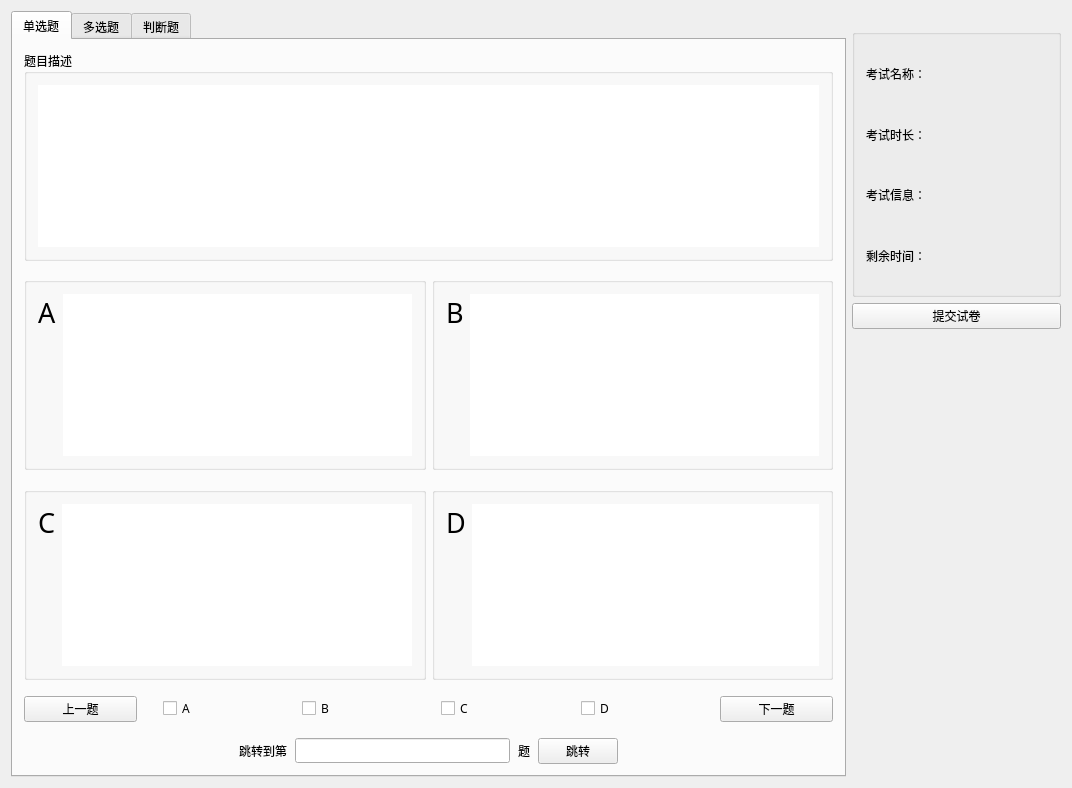
<?xml version="1.0" encoding="UTF-8"?>
<ui version="4.0">
 <class>StudentExam</class>
 <widget class="QWidget" name="StudentExam">
  <property name="geometry">
   <rect>
    <x>0</x>
    <y>0</y>
    <width>1072</width>
    <height>788</height>
   </rect>
  </property>
  <property name="windowTitle">
   <string>StudentExam</string>
  </property>
  <layout class="QHBoxLayout" name="horizontalLayout_4" stretch="8,2">
   <item>
    <widget class="QTabWidget" name="tabWindow">
     <property name="font">
      <font>
       <family>微软雅黑 Light</family>
      </font>
     </property>
     <property name="currentIndex">
      <number>0</number>
     </property>
     <widget class="QWidget" name="choice">
      <attribute name="title">
       <string>单选题</string>
      </attribute>
      <layout class="QVBoxLayout" name="verticalLayout">
       <item>
        <widget class="QGroupBox" name="groupBox">
         <property name="title">
          <string>题目描述</string>
         </property>
         <layout class="QVBoxLayout" name="verticalLayout_5">
          <item>
           <widget class="QTextBrowser" name="choiceQuestion">
            <property name="enabled">
             <bool>true</bool>
            </property>
            <property name="font">
             <font>
              <family>Times New Roman</family>
              <pointsize>10</pointsize>
             </font>
            </property>
            <property name="autoFillBackground">
             <bool>false</bool>
            </property>
            <property name="styleSheet">
             <string notr="true">border:0px;</string>
            </property>
            <property name="lineWidth">
             <number>1</number>
            </property>
            <property name="html">
             <string>&lt;!DOCTYPE HTML PUBLIC &quot;-//W3C//DTD HTML 4.0//EN&quot; &quot;http://www.w3.org/TR/REC-html40/strict.dtd&quot;&gt;
&lt;html&gt;&lt;head&gt;&lt;meta name=&quot;qrichtext&quot; content=&quot;1&quot; /&gt;&lt;style type=&quot;text/css&quot;&gt;
p, li { white-space: pre-wrap; }
&lt;/style&gt;&lt;/head&gt;&lt;body style=&quot; font-family:'Times New Roman'; font-size:10pt; font-weight:400; font-style:normal;&quot;&gt;
&lt;p style=&quot;-qt-paragraph-type:empty; margin-top:0px; margin-bottom:0px; margin-left:0px; margin-right:0px; -qt-block-indent:0; text-indent:0px; font-family:'微软雅黑 Light'; font-size:9pt;&quot;&gt;&lt;br /&gt;&lt;/p&gt;&lt;/body&gt;&lt;/html&gt;</string>
            </property>
           </widget>
          </item>
         </layout>
        </widget>
       </item>
       <item>
        <spacer name="verticalSpacer">
         <property name="orientation">
          <enum>Qt::Vertical</enum>
         </property>
         <property name="sizeHint" stdset="0">
          <size>
           <width>20</width>
           <height>40</height>
          </size>
         </property>
        </spacer>
       </item>
       <item>
        <layout class="QHBoxLayout" name="horizontalLayout_10">
         <item>
          <layout class="QHBoxLayout" name="horizontalLayout_5">
           <item>
            <widget class="QGroupBox" name="groupBox_2">
             <property name="title">
              <string/>
             </property>
             <layout class="QHBoxLayout" name="horizontalLayout_24">
              <item>
               <widget class="QLabel" name="label_3">
                <property name="font">
                 <font>
                  <family>等线</family>
                  <pointsize>20</pointsize>
                 </font>
                </property>
                <property name="text">
                 <string>A</string>
                </property>
                <property name="alignment">
                 <set>Qt::AlignLeading|Qt::AlignLeft|Qt::AlignTop</set>
                </property>
               </widget>
              </item>
              <item>
               <widget class="QTextBrowser" name="choiceA">
                <property name="enabled">
                 <bool>true</bool>
                </property>
                <property name="font">
                 <font>
                  <family>Times New Roman</family>
                  <pointsize>10</pointsize>
                 </font>
                </property>
                <property name="styleSheet">
                 <string notr="true">border:0px;</string>
                </property>
                <property name="lineWidth">
                 <number>1</number>
                </property>
               </widget>
              </item>
             </layout>
            </widget>
           </item>
          </layout>
         </item>
         <item>
          <layout class="QHBoxLayout" name="horizontalLayout_6">
           <item>
            <widget class="QGroupBox" name="groupBox_3">
             <property name="title">
              <string/>
             </property>
             <layout class="QHBoxLayout" name="horizontalLayout_25">
              <item>
               <widget class="QLabel" name="label_4">
                <property name="font">
                 <font>
                  <family>等线</family>
                  <pointsize>20</pointsize>
                 </font>
                </property>
                <property name="text">
                 <string>B</string>
                </property>
                <property name="alignment">
                 <set>Qt::AlignLeading|Qt::AlignLeft|Qt::AlignTop</set>
                </property>
               </widget>
              </item>
              <item>
               <widget class="QTextBrowser" name="choiceB">
                <property name="enabled">
                 <bool>true</bool>
                </property>
                <property name="font">
                 <font>
                  <family>Times New Roman</family>
                  <pointsize>10</pointsize>
                 </font>
                </property>
                <property name="styleSheet">
                 <string notr="true">border:0px;</string>
                </property>
                <property name="lineWidth">
                 <number>1</number>
                </property>
               </widget>
              </item>
             </layout>
            </widget>
           </item>
          </layout>
         </item>
        </layout>
       </item>
       <item>
        <spacer name="verticalSpacer_4">
         <property name="orientation">
          <enum>Qt::Vertical</enum>
         </property>
         <property name="sizeHint" stdset="0">
          <size>
           <width>20</width>
           <height>40</height>
          </size>
         </property>
        </spacer>
       </item>
       <item>
        <layout class="QHBoxLayout" name="horizontalLayout_9">
         <item>
          <layout class="QHBoxLayout" name="horizontalLayout_7">
           <item>
            <widget class="QGroupBox" name="groupBox_4">
             <property name="title">
              <string/>
             </property>
             <layout class="QHBoxLayout" name="horizontalLayout_26">
              <item>
               <widget class="QLabel" name="label_5">
                <property name="font">
                 <font>
                  <family>等线</family>
                  <pointsize>20</pointsize>
                 </font>
                </property>
                <property name="text">
                 <string>C</string>
                </property>
                <property name="alignment">
                 <set>Qt::AlignLeading|Qt::AlignLeft|Qt::AlignTop</set>
                </property>
               </widget>
              </item>
              <item>
               <widget class="QTextBrowser" name="choiceC">
                <property name="enabled">
                 <bool>true</bool>
                </property>
                <property name="font">
                 <font>
                  <family>Times New Roman</family>
                  <pointsize>10</pointsize>
                 </font>
                </property>
                <property name="styleSheet">
                 <string notr="true">border:0px;</string>
                </property>
                <property name="lineWidth">
                 <number>1</number>
                </property>
               </widget>
              </item>
             </layout>
            </widget>
           </item>
          </layout>
         </item>
         <item>
          <layout class="QHBoxLayout" name="horizontalLayout_8">
           <item>
            <widget class="QGroupBox" name="groupBox_5">
             <property name="title">
              <string/>
             </property>
             <layout class="QHBoxLayout" name="horizontalLayout_27">
              <item>
               <widget class="QLabel" name="label_11">
                <property name="font">
                 <font>
                  <family>等线</family>
                  <pointsize>20</pointsize>
                 </font>
                </property>
                <property name="text">
                 <string>D</string>
                </property>
                <property name="alignment">
                 <set>Qt::AlignLeading|Qt::AlignLeft|Qt::AlignTop</set>
                </property>
               </widget>
              </item>
              <item>
               <widget class="QTextBrowser" name="choiceD">
                <property name="enabled">
                 <bool>true</bool>
                </property>
                <property name="font">
                 <font>
                  <family>Times New Roman</family>
                  <pointsize>10</pointsize>
                 </font>
                </property>
                <property name="styleSheet">
                 <string notr="true">border:0px;</string>
                </property>
                <property name="lineWidth">
                 <number>1</number>
                </property>
               </widget>
              </item>
             </layout>
            </widget>
           </item>
          </layout>
         </item>
        </layout>
       </item>
       <item>
        <spacer name="verticalSpacer_2">
         <property name="orientation">
          <enum>Qt::Vertical</enum>
         </property>
         <property name="sizeHint" stdset="0">
          <size>
           <width>20</width>
           <height>40</height>
          </size>
         </property>
        </spacer>
       </item>
       <item>
        <layout class="QHBoxLayout" name="horizontalLayout_23">
         <property name="spacing">
          <number>26</number>
         </property>
         <item>
          <widget class="QPushButton" name="choicePrevious">
           <property name="text">
            <string>上一题</string>
           </property>
           <attribute name="buttonGroup">
            <string notr="true">choiceGroup</string>
           </attribute>
          </widget>
         </item>
         <item>
          <widget class="QCheckBox" name="selectA">
           <property name="text">
            <string>A</string>
           </property>
           <property name="checkable">
            <bool>true</bool>
           </property>
           <property name="autoExclusive">
            <bool>true</bool>
           </property>
          </widget>
         </item>
         <item>
          <widget class="QCheckBox" name="selectB">
           <property name="text">
            <string>B</string>
           </property>
           <property name="checkable">
            <bool>true</bool>
           </property>
           <property name="autoExclusive">
            <bool>true</bool>
           </property>
          </widget>
         </item>
         <item>
          <widget class="QCheckBox" name="selectC">
           <property name="text">
            <string>C</string>
           </property>
           <property name="checkable">
            <bool>true</bool>
           </property>
           <property name="autoExclusive">
            <bool>true</bool>
           </property>
          </widget>
         </item>
         <item>
          <widget class="QCheckBox" name="selectD">
           <property name="text">
            <string>D</string>
           </property>
           <property name="checkable">
            <bool>true</bool>
           </property>
           <property name="autoExclusive">
            <bool>true</bool>
           </property>
          </widget>
         </item>
         <item>
          <widget class="QPushButton" name="choiceNext">
           <property name="text">
            <string>下一题</string>
           </property>
           <attribute name="buttonGroup">
            <string notr="true">choiceGroup</string>
           </attribute>
          </widget>
         </item>
        </layout>
       </item>
       <item>
        <spacer name="verticalSpacer_3">
         <property name="orientation">
          <enum>Qt::Vertical</enum>
         </property>
         <property name="sizeHint" stdset="0">
          <size>
           <width>20</width>
           <height>40</height>
          </size>
         </property>
        </spacer>
       </item>
       <item>
        <layout class="QHBoxLayout" name="horizontalLayout">
         <property name="spacing">
          <number>8</number>
         </property>
         <item>
          <spacer name="horizontalSpacer_2">
           <property name="orientation">
            <enum>Qt::Horizontal</enum>
           </property>
           <property name="sizeHint" stdset="0">
            <size>
             <width>40</width>
             <height>20</height>
            </size>
           </property>
          </spacer>
         </item>
         <item>
          <widget class="QLabel" name="label_6">
           <property name="text">
            <string>跳转到第</string>
           </property>
          </widget>
         </item>
         <item>
          <widget class="QLineEdit" name="choiceNum"/>
         </item>
         <item>
          <widget class="QLabel" name="label_7">
           <property name="text">
            <string>题</string>
           </property>
          </widget>
         </item>
         <item>
          <widget class="QPushButton" name="goBtn">
           <property name="sizePolicy">
            <sizepolicy hsizetype="Preferred" vsizetype="Fixed">
             <horstretch>0</horstretch>
             <verstretch>0</verstretch>
            </sizepolicy>
           </property>
           <property name="text">
            <string>跳转</string>
           </property>
          </widget>
         </item>
         <item>
          <spacer name="horizontalSpacer">
           <property name="orientation">
            <enum>Qt::Horizontal</enum>
           </property>
           <property name="sizeHint" stdset="0">
            <size>
             <width>40</width>
             <height>20</height>
            </size>
           </property>
          </spacer>
         </item>
        </layout>
       </item>
      </layout>
     </widget>
     <widget class="QWidget" name="multichoice">
      <attribute name="title">
       <string>多选题</string>
      </attribute>
      <layout class="QVBoxLayout" name="verticalLayout_2">
       <item>
        <widget class="QGroupBox" name="groupBox_7">
         <property name="title">
          <string>题目描述</string>
         </property>
         <layout class="QVBoxLayout" name="verticalLayout_11">
          <item>
           <widget class="QTextBrowser" name="multichoiceQuestion">
            <property name="enabled">
             <bool>true</bool>
            </property>
            <property name="font">
             <font>
              <family>Times New Roman</family>
              <pointsize>10</pointsize>
             </font>
            </property>
            <property name="styleSheet">
             <string notr="true">border:0px;</string>
            </property>
            <property name="lineWidth">
             <number>1</number>
            </property>
           </widget>
          </item>
         </layout>
        </widget>
       </item>
       <item>
        <spacer name="verticalSpacer_5">
         <property name="orientation">
          <enum>Qt::Vertical</enum>
         </property>
         <property name="sizeHint" stdset="0">
          <size>
           <width>20</width>
           <height>40</height>
          </size>
         </property>
        </spacer>
       </item>
       <item>
        <layout class="QHBoxLayout" name="horizontalLayout_12">
         <item>
          <widget class="QGroupBox" name="groupBox_8">
           <property name="title">
            <string/>
           </property>
           <layout class="QHBoxLayout" name="horizontalLayout_17">
            <item>
             <widget class="QLabel" name="label_2">
              <property name="font">
               <font>
                <family>等线</family>
                <pointsize>20</pointsize>
               </font>
              </property>
              <property name="text">
               <string>A</string>
              </property>
              <property name="alignment">
               <set>Qt::AlignLeading|Qt::AlignLeft|Qt::AlignTop</set>
              </property>
             </widget>
            </item>
            <item>
             <widget class="QTextBrowser" name="multichoiceA">
              <property name="enabled">
               <bool>true</bool>
              </property>
              <property name="font">
               <font>
                <family>Times New Roman</family>
                <pointsize>10</pointsize>
               </font>
              </property>
              <property name="styleSheet">
               <string notr="true">border:0px;</string>
              </property>
              <property name="lineWidth">
               <number>1</number>
              </property>
             </widget>
            </item>
           </layout>
          </widget>
         </item>
         <item>
          <widget class="QGroupBox" name="groupBox_9">
           <property name="title">
            <string/>
           </property>
           <layout class="QHBoxLayout" name="horizontalLayout_18">
            <item>
             <widget class="QLabel" name="label_17">
              <property name="font">
               <font>
                <family>等线</family>
                <pointsize>20</pointsize>
               </font>
              </property>
              <property name="text">
               <string>B</string>
              </property>
              <property name="alignment">
               <set>Qt::AlignLeading|Qt::AlignLeft|Qt::AlignTop</set>
              </property>
             </widget>
            </item>
            <item>
             <widget class="QTextBrowser" name="multichoiceB">
              <property name="enabled">
               <bool>true</bool>
              </property>
              <property name="font">
               <font>
                <family>Times New Roman</family>
                <pointsize>10</pointsize>
               </font>
              </property>
              <property name="styleSheet">
               <string notr="true">border:0px;</string>
              </property>
              <property name="lineWidth">
               <number>1</number>
              </property>
             </widget>
            </item>
           </layout>
          </widget>
         </item>
        </layout>
       </item>
       <item>
        <spacer name="verticalSpacer_6">
         <property name="orientation">
          <enum>Qt::Vertical</enum>
         </property>
         <property name="sizeHint" stdset="0">
          <size>
           <width>20</width>
           <height>40</height>
          </size>
         </property>
        </spacer>
       </item>
       <item>
        <layout class="QHBoxLayout" name="horizontalLayout_13">
         <item>
          <widget class="QGroupBox" name="groupBox_10">
           <property name="title">
            <string/>
           </property>
           <layout class="QHBoxLayout" name="horizontalLayout_19">
            <item>
             <widget class="QLabel" name="label_16">
              <property name="font">
               <font>
                <family>等线</family>
                <pointsize>20</pointsize>
               </font>
              </property>
              <property name="text">
               <string>C</string>
              </property>
              <property name="alignment">
               <set>Qt::AlignLeading|Qt::AlignLeft|Qt::AlignTop</set>
              </property>
             </widget>
            </item>
            <item>
             <widget class="QTextBrowser" name="multichoiceC">
              <property name="enabled">
               <bool>true</bool>
              </property>
              <property name="font">
               <font>
                <family>Times New Roman</family>
                <pointsize>10</pointsize>
               </font>
              </property>
              <property name="styleSheet">
               <string notr="true">border:0px;</string>
              </property>
              <property name="lineWidth">
               <number>1</number>
              </property>
             </widget>
            </item>
           </layout>
          </widget>
         </item>
         <item>
          <widget class="QGroupBox" name="groupBox_11">
           <property name="title">
            <string/>
           </property>
           <layout class="QHBoxLayout" name="horizontalLayout_20">
            <item>
             <widget class="QLabel" name="label_18">
              <property name="font">
               <font>
                <family>等线</family>
                <pointsize>20</pointsize>
               </font>
              </property>
              <property name="text">
               <string>D</string>
              </property>
              <property name="alignment">
               <set>Qt::AlignLeading|Qt::AlignLeft|Qt::AlignTop</set>
              </property>
             </widget>
            </item>
            <item>
             <widget class="QTextBrowser" name="multichoiceD">
              <property name="enabled">
               <bool>true</bool>
              </property>
              <property name="font">
               <font>
                <family>Times New Roman</family>
                <pointsize>10</pointsize>
               </font>
              </property>
              <property name="styleSheet">
               <string notr="true">border:0px;</string>
              </property>
              <property name="lineWidth">
               <number>1</number>
              </property>
             </widget>
            </item>
           </layout>
          </widget>
         </item>
        </layout>
       </item>
       <item>
        <spacer name="verticalSpacer_7">
         <property name="orientation">
          <enum>Qt::Vertical</enum>
         </property>
         <property name="sizeHint" stdset="0">
          <size>
           <width>20</width>
           <height>40</height>
          </size>
         </property>
        </spacer>
       </item>
       <item>
        <layout class="QHBoxLayout" name="horizontalLayout_21">
         <property name="spacing">
          <number>26</number>
         </property>
         <item>
          <widget class="QPushButton" name="multichoicePrevious">
           <property name="text">
            <string>上一题</string>
           </property>
           <attribute name="buttonGroup">
            <string notr="true">multichoiceGroup</string>
           </attribute>
          </widget>
         </item>
         <item>
          <widget class="QCheckBox" name="multiselectA">
           <property name="text">
            <string>A</string>
           </property>
          </widget>
         </item>
         <item>
          <widget class="QCheckBox" name="multiselectB">
           <property name="text">
            <string>B</string>
           </property>
          </widget>
         </item>
         <item>
          <widget class="QCheckBox" name="multiselectC">
           <property name="text">
            <string>C</string>
           </property>
          </widget>
         </item>
         <item>
          <widget class="QCheckBox" name="multiselectD">
           <property name="text">
            <string>D</string>
           </property>
          </widget>
         </item>
         <item>
          <widget class="QPushButton" name="multichoiceNext">
           <property name="text">
            <string>下一题</string>
           </property>
           <attribute name="buttonGroup">
            <string notr="true">multichoiceGroup</string>
           </attribute>
          </widget>
         </item>
        </layout>
       </item>
       <item>
        <spacer name="verticalSpacer_8">
         <property name="orientation">
          <enum>Qt::Vertical</enum>
         </property>
         <property name="sizeHint" stdset="0">
          <size>
           <width>20</width>
           <height>40</height>
          </size>
         </property>
        </spacer>
       </item>
       <item>
        <layout class="QHBoxLayout" name="horizontalLayout_2">
         <property name="spacing">
          <number>8</number>
         </property>
         <item>
          <spacer name="horizontalSpacer_3">
           <property name="orientation">
            <enum>Qt::Horizontal</enum>
           </property>
           <property name="sizeHint" stdset="0">
            <size>
             <width>40</width>
             <height>20</height>
            </size>
           </property>
          </spacer>
         </item>
         <item>
          <widget class="QLabel" name="label_8">
           <property name="text">
            <string>跳转到第</string>
           </property>
          </widget>
         </item>
         <item>
          <widget class="QLineEdit" name="multichoiceNum"/>
         </item>
         <item>
          <widget class="QLabel" name="label_9">
           <property name="text">
            <string>题</string>
           </property>
          </widget>
         </item>
         <item>
          <widget class="QPushButton" name="multigoBtn">
           <property name="sizePolicy">
            <sizepolicy hsizetype="Preferred" vsizetype="Fixed">
             <horstretch>0</horstretch>
             <verstretch>0</verstretch>
            </sizepolicy>
           </property>
           <property name="text">
            <string>跳转</string>
           </property>
          </widget>
         </item>
         <item>
          <spacer name="horizontalSpacer_4">
           <property name="orientation">
            <enum>Qt::Horizontal</enum>
           </property>
           <property name="sizeHint" stdset="0">
            <size>
             <width>40</width>
             <height>20</height>
            </size>
           </property>
          </spacer>
         </item>
        </layout>
       </item>
      </layout>
     </widget>
     <widget class="QWidget" name="judge">
      <attribute name="title">
       <string>判断题</string>
      </attribute>
      <layout class="QVBoxLayout" name="verticalLayout_4" stretch="0,1,0,0,0,4">
       <item>
        <widget class="QGroupBox" name="groupBox_6">
         <property name="title">
          <string>题目描述</string>
         </property>
         <layout class="QVBoxLayout" name="verticalLayout_10">
          <item>
           <widget class="QTextBrowser" name="judgeQuestion">
            <property name="enabled">
             <bool>true</bool>
            </property>
            <property name="font">
             <font>
              <family>Times New Roman</family>
              <pointsize>10</pointsize>
             </font>
            </property>
            <property name="styleSheet">
             <string notr="true">border:0px;</string>
            </property>
            <property name="lineWidth">
             <number>1</number>
            </property>
           </widget>
          </item>
         </layout>
        </widget>
       </item>
       <item>
        <spacer name="verticalSpacer_9">
         <property name="orientation">
          <enum>Qt::Vertical</enum>
         </property>
         <property name="sizeHint" stdset="0">
          <size>
           <width>20</width>
           <height>40</height>
          </size>
         </property>
        </spacer>
       </item>
       <item>
        <layout class="QHBoxLayout" name="horizontalLayout_22">
         <property name="spacing">
          <number>47</number>
         </property>
         <item>
          <widget class="QPushButton" name="judgePrevious">
           <property name="text">
            <string>上一题</string>
           </property>
           <attribute name="buttonGroup">
            <string notr="true">judgeGroup</string>
           </attribute>
          </widget>
         </item>
         <item>
          <widget class="QCheckBox" name="selectT">
           <property name="text">
            <string>√</string>
           </property>
           <property name="autoExclusive">
            <bool>true</bool>
           </property>
          </widget>
         </item>
         <item>
          <widget class="QCheckBox" name="selectF">
           <property name="text">
            <string>×</string>
           </property>
           <property name="autoExclusive">
            <bool>true</bool>
           </property>
          </widget>
         </item>
         <item>
          <widget class="QPushButton" name="judgeNext">
           <property name="text">
            <string>下一题</string>
           </property>
           <attribute name="buttonGroup">
            <string notr="true">judgeGroup</string>
           </attribute>
          </widget>
         </item>
        </layout>
       </item>
       <item>
        <spacer name="verticalSpacer_10">
         <property name="orientation">
          <enum>Qt::Vertical</enum>
         </property>
         <property name="sizeHint" stdset="0">
          <size>
           <width>20</width>
           <height>40</height>
          </size>
         </property>
        </spacer>
       </item>
       <item>
        <layout class="QHBoxLayout" name="horizontalLayout_3">
         <property name="spacing">
          <number>8</number>
         </property>
         <item>
          <spacer name="horizontalSpacer_5">
           <property name="orientation">
            <enum>Qt::Horizontal</enum>
           </property>
           <property name="sizeHint" stdset="0">
            <size>
             <width>40</width>
             <height>20</height>
            </size>
           </property>
          </spacer>
         </item>
         <item>
          <widget class="QLabel" name="label_10">
           <property name="text">
            <string>跳转到第</string>
           </property>
          </widget>
         </item>
         <item>
          <widget class="QLineEdit" name="judgeNum"/>
         </item>
         <item>
          <widget class="QLabel" name="label_15">
           <property name="text">
            <string>题</string>
           </property>
          </widget>
         </item>
         <item>
          <widget class="QPushButton" name="judgegoBtn">
           <property name="sizePolicy">
            <sizepolicy hsizetype="Preferred" vsizetype="Fixed">
             <horstretch>0</horstretch>
             <verstretch>0</verstretch>
            </sizepolicy>
           </property>
           <property name="text">
            <string>跳转</string>
           </property>
          </widget>
         </item>
         <item>
          <spacer name="horizontalSpacer_6">
           <property name="orientation">
            <enum>Qt::Horizontal</enum>
           </property>
           <property name="sizeHint" stdset="0">
            <size>
             <width>40</width>
             <height>20</height>
            </size>
           </property>
          </spacer>
         </item>
        </layout>
       </item>
       <item>
        <spacer name="verticalSpacer_11">
         <property name="orientation">
          <enum>Qt::Vertical</enum>
         </property>
         <property name="sizeHint" stdset="0">
          <size>
           <width>20</width>
           <height>40</height>
          </size>
         </property>
        </spacer>
       </item>
      </layout>
     </widget>
    </widget>
   </item>
   <item>
    <layout class="QVBoxLayout" name="verticalLayout_3" stretch="2,30,16,50">
     <item>
      <spacer name="verticalSpacer_13">
       <property name="orientation">
        <enum>Qt::Vertical</enum>
       </property>
       <property name="sizeHint" stdset="0">
        <size>
         <width>20</width>
         <height>40</height>
        </size>
       </property>
      </spacer>
     </item>
     <item>
      <widget class="QGroupBox" name="groupBox_12">
       <property name="title">
        <string/>
       </property>
       <layout class="QVBoxLayout" name="verticalLayout_12">
        <item>
         <layout class="QHBoxLayout" name="horizontalLayout_16" stretch="1,3">
          <item>
           <widget class="QLabel" name="labelname">
            <property name="text">
             <string>考试名称：</string>
            </property>
           </widget>
          </item>
          <item>
           <widget class="QLabel" name="examName">
            <property name="text">
             <string/>
            </property>
            <property name="alignment">
             <set>Qt::AlignLeading|Qt::AlignLeft|Qt::AlignVCenter</set>
            </property>
           </widget>
          </item>
         </layout>
        </item>
        <item>
         <layout class="QHBoxLayout" name="horizontalLayout_14" stretch="1,3">
          <item>
           <widget class="QLabel" name="LabelName_4">
            <property name="text">
             <string>考试时长：</string>
            </property>
           </widget>
          </item>
          <item>
           <widget class="QLabel" name="examDuration">
            <property name="text">
             <string/>
            </property>
            <property name="alignment">
             <set>Qt::AlignLeading|Qt::AlignLeft|Qt::AlignVCenter</set>
            </property>
           </widget>
          </item>
         </layout>
        </item>
        <item>
         <layout class="QHBoxLayout" name="horizontalLayout_15" stretch="1,3">
          <property name="spacing">
           <number>6</number>
          </property>
          <item>
           <widget class="QLabel" name="LabelId_4">
            <property name="text">
             <string>考试信息：</string>
            </property>
           </widget>
          </item>
          <item>
           <widget class="QLabel" name="examInformation">
            <property name="text">
             <string/>
            </property>
            <property name="alignment">
             <set>Qt::AlignLeading|Qt::AlignLeft|Qt::AlignVCenter</set>
            </property>
           </widget>
          </item>
         </layout>
        </item>
        <item>
         <layout class="QHBoxLayout" name="horizontalLayout_11">
          <item>
           <widget class="QLabel" name="label">
            <property name="text">
             <string>剩余时间：</string>
            </property>
           </widget>
          </item>
          <item>
           <widget class="QLabel" name="remainingTime">
            <property name="text">
             <string/>
            </property>
           </widget>
          </item>
         </layout>
        </item>
       </layout>
      </widget>
     </item>
     <item>
      <widget class="QPushButton" name="submit">
       <property name="sizePolicy">
        <sizepolicy hsizetype="Minimum" vsizetype="Fixed">
         <horstretch>0</horstretch>
         <verstretch>0</verstretch>
        </sizepolicy>
       </property>
       <property name="text">
        <string>提交试卷</string>
       </property>
      </widget>
     </item>
     <item>
      <spacer name="verticalSpacer_12">
       <property name="orientation">
        <enum>Qt::Vertical</enum>
       </property>
       <property name="sizeHint" stdset="0">
        <size>
         <width>20</width>
         <height>40</height>
        </size>
       </property>
      </spacer>
     </item>
    </layout>
   </item>
  </layout>
 </widget>
 <layoutdefault spacing="6" margin="11"/>
 <resources/>
 <connections/>
 <buttongroups>
  <buttongroup name="multichoiceGroup"/>
  <buttongroup name="judgeGroup"/>
  <buttongroup name="choiceGroup"/>
 </buttongroups>
</ui>
